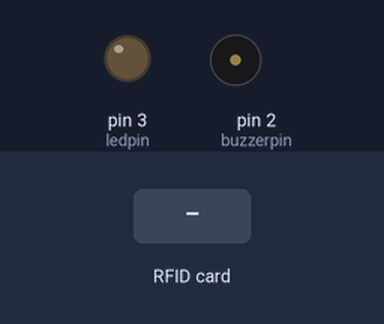
Bench run of a sketch on a simulated Arduino Uno, built with avr-gcc and run on an emulated ATmega328P. On the bench: output pins drawn as LEDs (lit = HIGH), buzzer (waves = sounding). The test bench sets the inputs (shaded band). Pins used as bus, display or sensor lines are not drawn; what the sketch prints to the serial monitor is not drawn.

Above: at 1.2 s.
1.3 s: RFID card 5E 7A 19 C4 held to the reader
Timing chart, 0 to 4.3 s (numbered marks = the images above; inputs shaded):
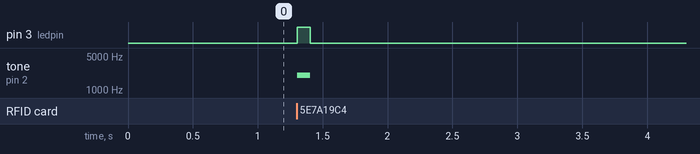

The sketch:

BE_Code.ino
```cpp
#include <SPI.h>
#include <MFRC522.h>

#define SS_PIN 10
#define RST_PIN 5
MFRC522 mfrc522(SS_PIN, RST_PIN);   // Create MFRC522 instance.

const int buzzerpin = 2; //define buzzerpin
const int ledpin = 3;
void setup() {
  // put your setup code here, to run once:
  Serial.begin(9600);   // Initiate a serial communication
  SPI.begin();      // Initiate  SPI bus
  mfrc522.PCD_Init();   // Initiate MFRC522
  pinMode(buzzerpin, OUTPUT);
  pinMode(ledpin, OUTPUT);
}

void loop() {
  // put your main code here, to run repeatedly:
  // Look for new cards
  if ( ! mfrc522.PICC_IsNewCardPresent())
  {
    return;
  }
  // Select one of the cards
  tone(buzzerpin,2000);                     //buzz at particular frequency
  digitalWrite(ledpin, HIGH);
  delay(100);
  noTone(buzzerpin);                        //To stop buzz effect
  digitalWrite(ledpin, LOW);

  if ( ! mfrc522.PICC_ReadCardSerial())
  {
    return;
  }

  String content= "";
  byte letter;
  for (byte i = 0; i < mfrc522.uid.size; i++)
  {
     content.concat(String(mfrc522.uid.uidByte[i] < 0x10 ? " 0" : " "));
     content.concat(String(mfrc522.uid.uidByte[i], HEX));
  }

  content.toUpperCase();
  Serial.println(content.substring(1));
  delay(2000);

}
```

Measured:
- after the input at 1.3 s, pin 3 (ledpin): LOW → HIGH at once, → LOW 0.10 s later; tone on pin 2 (buzzerpin): silent → 2000 Hz at once, → silent 0.10 s later
